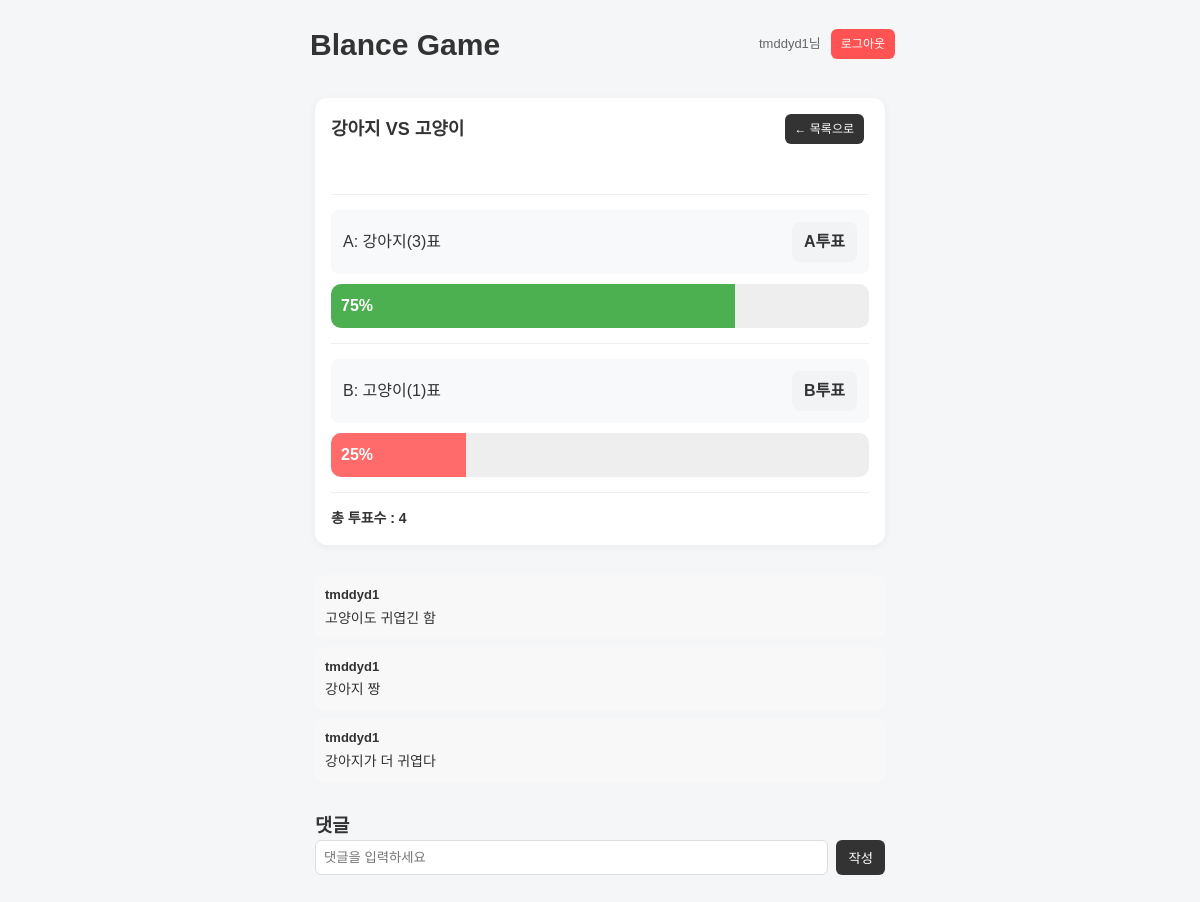
Page /post/2 (signed in) on the committed database.
### tables this page shows
CREATE TABLE users (
        id INTEGER PRIMARY KEY AUTOINCREMENT,
        username TEXT UNIQUE,
        password TEXT
    );

CREATE TABLE posts (
        id INTEGER PRIMARY KEY AUTOINCREMENT,
        title TEXT,
        option_a TEXT,
        option_b TEXT,
        vote_a INTEGER DEFAULT 0,
        vote_b INTEGER DEFAULT 0,
        user_id INTEGER
    );

CREATE TABLE comments(
        id INTEGER PRIMARY KEY AUTOINCREMENT,
        content TEXT,
        post_id INTEGER,
        user_id INTEGER,
        created_at TIMESTAMP DEFAULT CURRENT_TIMESTAMP
    );

### app.py (the view)
@app.route("/post/<int:post_id>")
def post_detail(post_id):
    db=get_db()
    post = db.execute("""
        SELECT * FROM posts WHERE id = ?
    """, (post_id,)).fetchone()
    if post is None:
        return "글 없음"
    total = post["vote_a"] + post["vote_b"]
    if total >0:
        percent_a = round(post["vote_a"]/ total *100)
        percent_b = 100 - percent_a
    else:
        percent_a = percent_b = 0
    comments = db.execute("""
        SELECT comments.*, users.username
        FROM comments
        JOIN users ON comments.user_id = users.id
        WHERE post_id = ?
        ORDER BY comments.id DESC

    """,(post_id,)).fetchall()
    return render_template(
        "detail.html",
        post=post,
        percent_a = percent_a,
        percent_b = percent_b,
        total=total,
        comments=comments
    )

### db.py (called while the page is built)
def get_db():
    conn = sqlite3.connect("balance.db")
    conn.row_factory = sqlite3.Row
    return conn

### templates/detail.html (shortened to what this page needs)
<!DOCTYPE html>
<html lang="en">
<head>
    <link rel="stylesheet" href="/static/reset.css">
    <link rel="stylesheet" href="/static/style.css">
</head>
<body>
    <header id="header">
    <h1 class="logo"><a href="/">Blance Game</a> </h1>
    <div class="util">
    {% if session.get('username')%}
        <span class="user">{{session['username']}}님</span>
        <a href="/logout" class="btn logout">로그아웃</a>
    {% else %}
        <a href="/login" class="btn">로그인</a>
        <a href="/register" class="btn primary">회원가입</a>
    {% endif %}
    </div>
    </header>
    <div class="container">
        <div class="card">
    <div class="card-header">
    <div class="title">{{ post["title"] }}</div>
    <a href="/" class="btn">← 목록으로</a>
    </div>
    <hr>
    <div class="option-box">
    <p>A: {{post["option_a"]}}({{post["vote_a"]}})표 </p>
    <a href="/vote/{{post['id']}}/a" class="vote_btn">A투표</a>
    </div>
    <div class="result-bar">
        <div class="fill a" style="width: {{percent_a}}%">{{percent_a}}%</div>
    </div>
    <hr>
    <div class="option-box">
    <p>B: {{post["option_b"]}}({{post["vote_b"]}})표</p>
    <a href="/vote/{{post['id']}}/b" class="vote_btn">B투표</a>
    </div>
    <div class="result-bar">
        <div class="fill b" style="width: {{percent_b}}%">{{percent_b}}%</div>
    </div>
    <hr>
    <p class="total">총 투표수 : {{total}}</p>
    </div>
    </div>
    <div class="comment-list">
        {% if comments %}
            {% for c in comments %}
                <div class="comment">
                <div class="comment-user">{{ c["username"] }}</div>
                <div class="comment-text">{{ c["content"] }}</div>
                </div>
            {% endfor %}
        {% else %}
            <p class="no-comment">첫 댓글을 작성해보세요 👀</p>
        {% endif %}
    </div>
    <div class="comment-box">
        <h3>댓글</h3>
        <form method="POST" action="/comment/{{post['id']}}" class="comment-form">
            <input type="text" name="content" placeholder="댓글을 입력하세요" required>
            <button type="submit">작성</button>
        </form>
    </div>
</body>
</html>

### static/style.css (style rules this page uses)
body { background: #f4f6f8; }
#header { max-width: 600px; margin: 20px auto; display: flex; justify-content: space-between; align-items: center; }
#header .logo > a { font-weight: 700; font-size: 30px; color: #333; }
#header a { margin-left:10px; }
#header .util { display: flex; align-items: center; }
#header .util .user { font-size: 13px; color: #666; margin-left: 5px; }
.container { max-width: 600px; margin: 30px auto; padding: 0 15px; }
.card { background: white; border-radius: 12px; padding: 16px; margin-bottom: 15px; box-shadow: 0 2px 8px rgba(0,0,0,0.05); transition:all 0.2s ease; cursor: pointer; }
.title { font-size: 18px; font-weight: 700; }
.btn { display: inline-block; padding: 6px 10px; border-radius: 6px; background: #333; color: #fff; font-size: 12px; margin-right: 5px; }
.btn.logout { background: #ff5252; color: #fff; }
.option-box { display: flex; justify-content: space-between; align-items: center; padding: 12px; background: #f8f9fa; border-radius: 8px; margin: 10px 0; }
.vote_btn { background: #f1f3f5; padding: 8px 12px; border-radius: 8px; text-decoration: none; font-weight: 600; transition: all 0.2s; }
hr { margin: 15px 0; border: 0; border-top: 1px solid #eee; }
.total { font-weight: 700; margin-top: 10px; font-size: 14px; }
.card-header { display: flex; justify-content: space-between; align-items: center; margin-bottom: 50px; }
.result-bar { width: 100%; background: #eee; border-radius: 10px; overflow: hidden; margin-top: 10px; }
.fill { padding: 10px; color: white; font-weight: bold; transition: width 0.8s ease; }
.a { background: #4caf50; }
.b { background: #ff6b6b; }
.comment-form { display: flex; gap: 8px; margin-bottom: 15px; }
.comment-form input { flex: 1; padding: 8px; border: 1px solid #ddd; border-radius: 6px; }
.comment-form button { padding: 8px 12px; border: none; background: #333; color: white; border-radius: 6px; cursor: pointer; }
.comment-list { max-width: 600px; margin: 30px auto; padding: 0 15px; }
.comment-box { max-width: 600px; margin: 30px auto; padding: 0 15px; }
.comment { background: #f8f8f8; padding: 10px; margin-bottom: 8px; border-radius: 8px; }
.comment-user { font-weight: bold; font-size: 13px; margin-bottom: 3px; }
.comment-text { font-size: 14px; }

### rows in the picture
users: username "tmddyd1"
posts: title "강아지 VS 고양이", option_a "강아지", vote_a "3", option_b "고양이", vote_b "1"
comments: username "tmddyd1", content "고양이도 귀엽긴 함"
comments: username "tmddyd1", content "강아지 짱"
comments: username "tmddyd1", content "강아지가 더 귀엽다"

### other values in the picture
{{ percent_a }} "75"
{{ percent_b }} "25"
{{ total }} "4"
